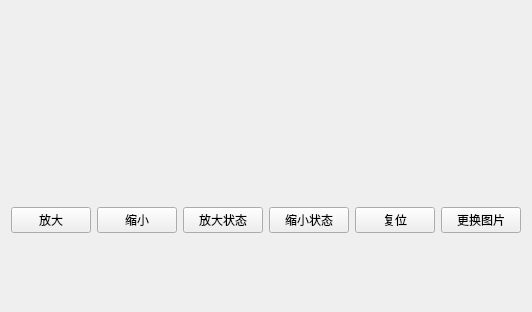
<?xml version="1.0" encoding="UTF-8"?>
<ui version="4.0">
 <class>MainWidget</class>
 <widget class="QWidget" name="MainWidget">
  <property name="geometry">
   <rect>
    <x>0</x>
    <y>0</y>
    <width>500</width>
    <height>312</height>
   </rect>
  </property>
  <property name="windowTitle">
   <string>Form</string>
  </property>
  <layout class="QVBoxLayout" name="verticalLayout">
   <item>
    <layout class="QGridLayout" name="gLauout_graphicsView">
     <property name="sizeConstraint">
      <enum>QLayout::SetDefaultConstraint</enum>
     </property>
     <property name="spacing">
      <number>0</number>
     </property>
    </layout>
   </item>
   <item>
    <spacer name="verticalSpacer">
     <property name="orientation">
      <enum>Qt::Vertical</enum>
     </property>
     <property name="sizeType">
      <enum>QSizePolicy::Preferred</enum>
     </property>
     <property name="sizeHint" stdset="0">
      <size>
       <width>20</width>
       <height>128</height>
      </size>
     </property>
    </spacer>
   </item>
   <item>
    <layout class="QGridLayout" name="gridLayout">
     <item row="0" column="2">
      <widget class="QPushButton" name="pbt_setZoomInState">
       <property name="text">
        <string>放大状态</string>
       </property>
      </widget>
     </item>
     <item row="0" column="0">
      <widget class="QPushButton" name="pbt_zoomIn">
       <property name="text">
        <string>放大</string>
       </property>
      </widget>
     </item>
     <item row="0" column="1">
      <widget class="QPushButton" name="pbt_zoomOut">
       <property name="text">
        <string>缩小</string>
       </property>
      </widget>
     </item>
     <item row="0" column="4">
      <widget class="QPushButton" name="pbt_reset">
       <property name="text">
        <string>复位</string>
       </property>
      </widget>
     </item>
     <item row="0" column="5">
      <widget class="QPushButton" name="pbt_changeImage">
       <property name="text">
        <string>更换图片</string>
       </property>
      </widget>
     </item>
     <item row="0" column="3">
      <widget class="QPushButton" name="pbt_setZoomOutState">
       <property name="text">
        <string>缩小状态</string>
       </property>
      </widget>
     </item>
    </layout>
   </item>
  </layout>
 </widget>
 <resources/>
 <connections/>
</ui>
